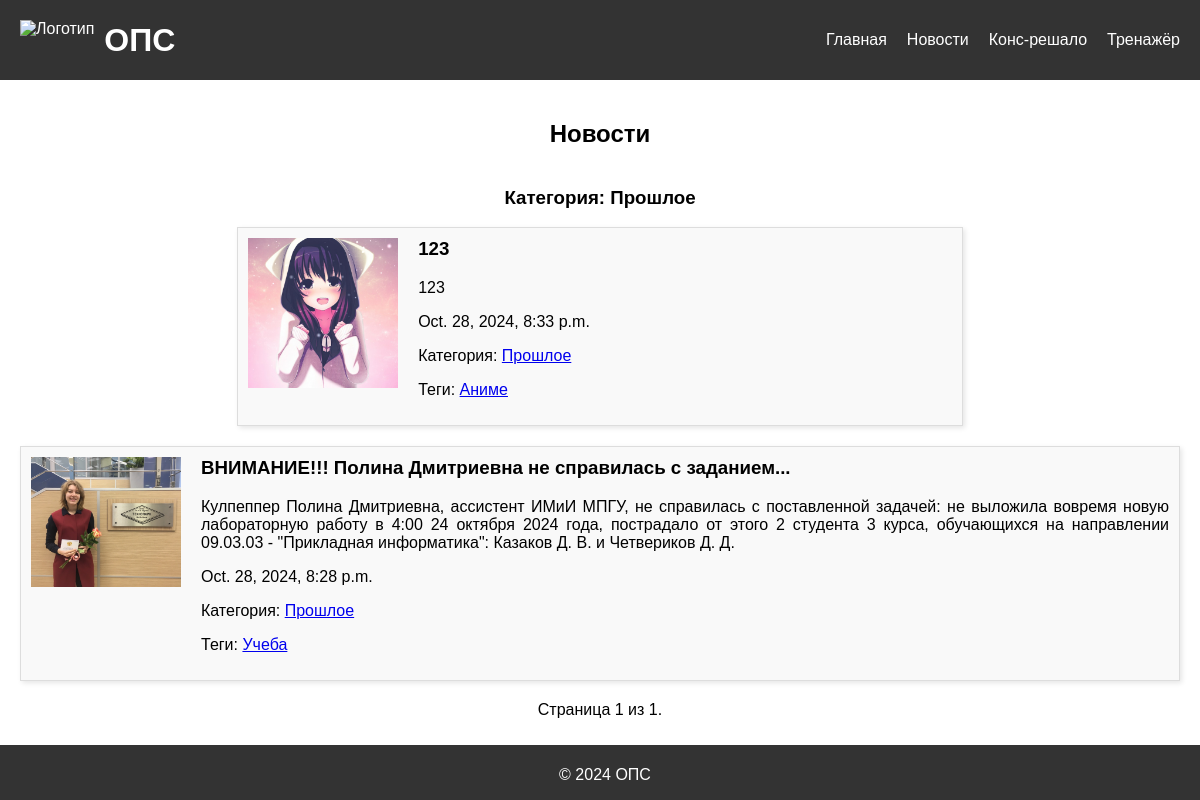
/glavna/category/3/, run on the app's committed database.
### novosti/models.py (models this page shows, shortened)
class Category(models.Model):
    name = models.CharField(max_length=100)

class News(models.Model):
    title = models.CharField(max_length=200)
    content = models.TextField()
    image = models.ImageField(blank=True, upload_to='news_images/')
    pub_date = models.DateTimeField(auto_now_add=True)
    category = models.ForeignKey(Category, on_delete=models.CASCADE, null=True, blank=True)
    tags = models.ManyToManyField(Tag, blank=True)

class Tag(models.Model):
    name = models.CharField(max_length=100)

### novosti/views.py (the view)
# urls.py: path('category/<int:category_id>/', views.news_by_category, name='news_by_category'),
def news_by_category(request, category_id):
    category = get_object_or_404(Category, id=category_id)
    news_list = News.objects.filter(category=category).order_by('-pub_date')
    paginator = Paginator(news_list, 4)  # По 4 новости на страницу
    page_number = request.GET.get('page')
    page_obj = paginator.get_page(page_number)
    return render(request, 'news_list.html', {'page_obj': page_obj, 'category': category})

### novosti/templates/news_list.html (shortened to what this page needs)
{% extends 'base.html' %}
{% block content %}
<h2>Новости</h2>
{% if category %}
    <h3>Категория: {{ category.name }}</h3>
{% endif %}
{% for news in page_obj %}
    <article class="news-item">
        <div class="news-image">
            <img src="{{ news.image.url }}" alt="{{ news.title }}">
        </div>
        <div class="news-content">
            <h3>{{ news.title }}</h3>
            <p>{{ news.content }}</p>
            <time>{{ news.pub_date }}</time>
            {% if news.category %}
                <p>Категория: <a href="{% url 'news_by_category' news.category.id %}">{{ news.category.name }}</a></p>
            {% else %}
                <p>Категория: Не указана</p>
            {% endif %}
            <p>Теги:
                {% for tag in news.tags.all %}
                    <a href="{% url 'news_by_tag' tag.id %}">{{ tag.name }}</a>{% if not forloop.last %}, {% endif %}
                {% endfor %}
            </p>
        </div>
    </article>
{% endfor %}
<div class="pagination">
    <span class="step-links">
        <span class="current">
            Страница {{ page_obj.number }} из {{ page_obj.paginator.num_pages }}.
        </span>
    </span>
</div>
{% endblock %}

### novosti/templates/base.html (style rules this page uses)
body { font-family: Arial, sans-serif; margin: 0; padding: 0; }
article.news-item { display: flex; align-items: flex-start; margin-bottom: 20px; border: 1px solid #ddd; box-shadow: 2px 2px 5px rgba(0, 0, 0, 0.1); padding: 10px; background-color: #f9f9f9; }
.news-image { flex: 0 0 150px; margin-right: 20px; }
.news-image img { max-width: 100%; height: auto; }
.news-content { flex: 1; text-align: justify; }
.news-content h3 { margin-top: 0; }

### data on the page
Category: name "Прошлое"
News: image (picture), title "123", content "123", pub_date "Oct. 28, 2024, 8:33 p.m.", category.name "Прошлое"
Tag: name "Аниме"
News: image (picture), title "ВНИМАНИЕ!!! Полина Дмитриевна не справилась с заданием...", content "Кулпеппер Полина Дмитриевна, ассистент ИМиИ МПГУ, не справилась с поставленной задачей: не выложила вовремя новую лабораторную работу в 4:00 24 октября 2024 года, пострадало от этого 2 студента 3 курса, обучающихся на направлении 09.03.03 - \"Прикладная информатика\": Казаков Д. В. и Четвериков Д. Д.", pub_date "Oct. 28, 2024, 8:28 p.m.", category.name "Прошлое"
Tag: name "Учеба"

### other printed values
{{ page_obj.number }} "1"
{{ page_obj.paginator.num_pages }} "1"
